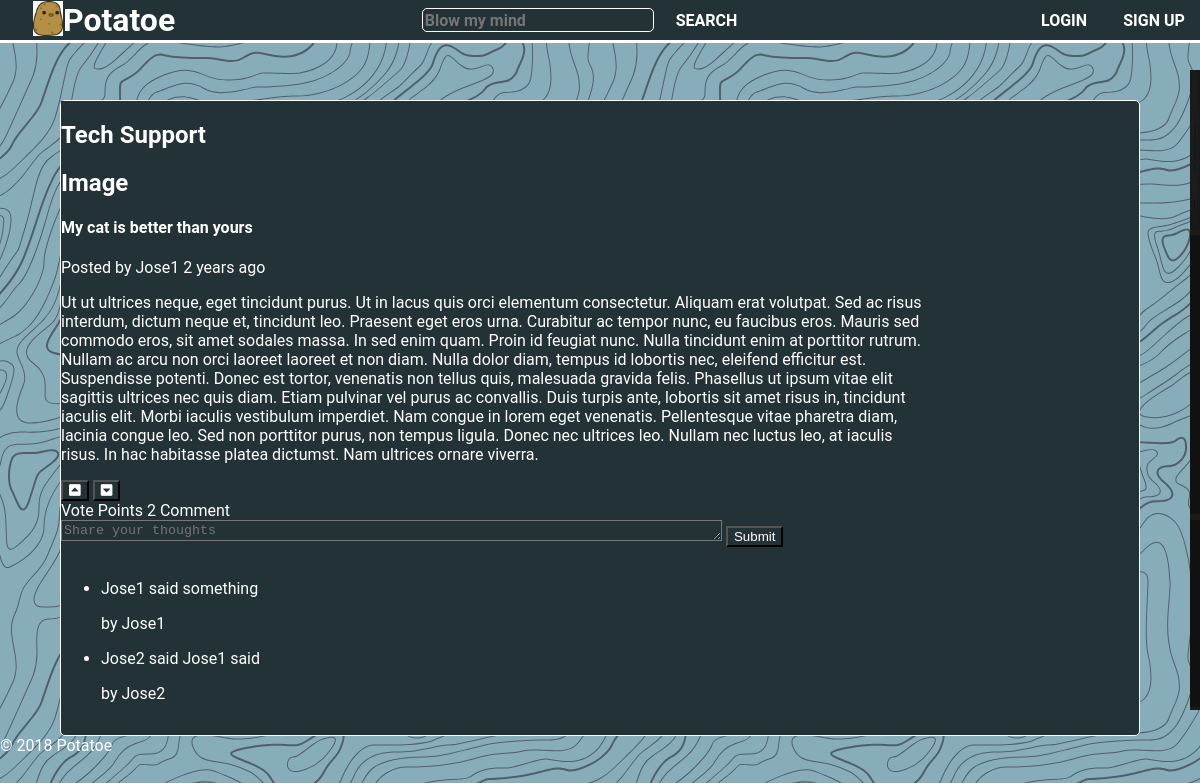
/pages/story.php?id=2, run on the app's committed database.
### tables this page shows
CREATE TABLE Story (
	id			INTEGER PRIMARY KEY
				AUTOINCREMENT,
	id_user		INTEGER REFERENCES User(id)
				NOT NULL,
	id_channel 	INTEGER REFERENCES Channel(id)
				NOT NULL,
	title 		TEXT,
	content 	TEXT,
	date_posted DATETIME,
	url			TEXT,
	n_upvotes 	INTEGER,
	n_downvotes INTEGER
);

CREATE TABLE Channel (
	id	 	INTEGER PRIMARY KEY
			AUTOINCREMENT,
	name	TEXT
);

CREATE TABLE User (
	id			INTEGER PRIMARY KEY
				AUTOINCREMENT,
	username	TEXT UNIQUE,
	password 	TEXT,
	fullname	TEXT,
	email 		TEXT,
	bio			TEXT,
	url 		VARCHAR
);

CREATE TABLE Comment (
	id			INTEGER PRIMARY KEY
				AUTOINCREMENT,
	id_story	INTEGER REFERENCES Story(id)
				NOT NULL,
	id_user		INTEGER REFERENCES User(id)
				NOT NULL,
	id_parent	INTEGER REFERENCES Comment(id),
	content 	TEXT,
	datePosted 	DATETIME,
	n_upvotes 	INTEGER,
	n_downvotes INTEGER
);

### pages/story.php (called while the page is built, shortened)
<?php
    include_once(ABSPATH . '/database/db_stories.php');
    $story = get_story_from_id($_GET['id']);
    $paragraphs = explode('\n', $story['content']);
    $comments_result = get_all_comments_from_story($_GET['id']);
    include(ABSPATH . '/templates/common/header.php');
    include(ABSPATH . '/templates/tpl_story.php');
    include(ABSPATH . '/templates/common/aside.php');
    include(ABSPATH . '/templates/common/footer.php');
?>

### database/db_stories.php (called while the page is built, shortened)
<?php
    function get_story_from_id($id_story){
        $db = Database::instance()->db();
        $stmt = $db->prepare('  SELECT Story.id AS id, name, username, title, content, date_posted
                                FROM Story, User, Channel
                                WHERE ((Story.id = ?) AND (Story.id_channel = Channel.id) AND (Story.id_user == User.id));'
                            );
        $stmt->execute(array($id_story));
        return $stmt->fetch();
    }
    function get_all_comments_from_story($id_story){
        $db = Database::instance()->db();
        $stmt = $db->prepare('SELECT Comment.id, username, content, datePosted, n_upvotes, n_downvotes
                                FROM Comment JOIN User ON Comment.id_user = User.id
                                WHERE id_story = ? and id_parent is null;');
        $stmt->execute(array($id_story));
        return $stmt->fetchAll();
    }
    function get_story_upvotes($id_story) {
        $db = Database::instance()->db();
        $stmt = $db->prepare('SELECT n_upvotes FROM Story WHERE id = ?;');
        $stmt->execute(array($id_story));
        return $stmt->fetch();
    }
    function get_story_downvotes($id_story) {
        $db = Database::instance()->db();
        $stmt = $db->prepare('SELECT n_downvotes FROM Story WHERE id = ?;');
        $stmt->execute(array($id_story));
        return $stmt->fetch();
    }
?>

### templates/tpl_story.php (the view, shortened to what this page needs)
<section id="story_content">
    <article id=<?=$story['id']?>>
        <header>
            <h2><?=$story['name']?></h2>
        </header>
        <div class="one_story_content">
            <div class="story_image">
                <h2>Image</h2>
            </div>
            <div class="story_title">
                <h1><a href="../pages/story.php?id=<?=$story['id']?>"><?=$story['title']?></a></h1>
            </div>
            <div class="story_details">
                <span id="user">Posted by <?= htmlspecialchars($story['username']) ?></span>
                <span id="date">
                    <?php   $time = strtotime($story['date_posted']);
                            $dbDate = new DateTime($story['date_posted']);
                            $currDate = new DateTime();
                            $interval = $currDate->diff($dbDate);
                            if($interval->y > 0)
                                $display_time = $interval->y. " years";
                    ?>
                    <?= $display_time. " ago" ?>
                </span>
            </div>
            <div class="story_text">
                <?php foreach ($paragraphs as $paragraph) {?>
                    <p><?= htmlspecialchars($paragraph) ?></p>
                <?php } ?>
            </div>
        </div>
        <footer>
            <span id="vote">
                <div class="voting_buttons" method="post">
                    <button type="submit" name="upvote" onclick="vote(<?=$story['id']?>, 1)" ><i class="fas fa-caret-square-up"></i></button>
                     <button type="submit" name="downvote" onclick="vote(<?=$story['id']?>, -1)" ><i class="fas fa-caret-square-down"></i></button>
                </div>
                <span id="vote_points">
                    Vote Points
                </span>
                <span class="vote_points_number">
                    <?php   $upvotes = get_story_upvotes($story['id']);
                     $downvotes = get_story_downvotes($story['id']); ?>
                     <?=intval($upvotes['n_upvotes']) -  intval($downvotes['n_downvotes'])?>
                </span>
            </span>
            <span id="comment"><a class="comments" href="story.php?id=<?=$story['id']?>#comments">Comment</a></span>
        </footer>
    </article>
    <section id="add_comment">
        <textarea name="inserted_comment" rows="1" cols="80" placeholder="Share your thoughts" required></textarea>
        <input type="submit" name="submit" value="Submit" onclick="add_first_layer_comment_js(0, <?= $story['id']?>)"/>
    </section>
    <ul id="story_comments">
        <?php foreach ($comments_result as $comment) {?>
            <li>
                <p><?= htmlspecialchars($comment['content']) ?></p>
                <p>by <?= $comment['username'] ?></p>
            </li>
        <?php } ?>
    </ul>
</section>

### css/layout.css (style rules this page uses)
body { margin: 0; width: auto !important; min-width: 650px; }
.profile_content > *, #story_content > * { width:80%; }
#story_content { margin-right: 5%; margin-left: 5%; }
.content > section { width:100%; }

### css/responsive.css (style rules this page uses)
input[type=submit] { cursor: url("../images/pikapika.png"), auto; }

### data on the page
story: id_channel.name "Tech Support", title "My cat is better than yours", id_user.username "Jose1", content "Ut ut ultrices neque, eget tincidunt purus. Ut in lacus quis orci elementum consectetur. Aliquam erat volutpat. Sed ac risus interdum, dictum neque et, tincidunt leo. Praesent eget eros urna. Curabitur ac tempor nunc, eu faucibus eros. Mauris sed commodo eros, sit amet sodales massa. In sed enim quam. Proin id feugiat nunc. Nulla tincidunt enim at porttitor rutrum. Nullam ac arcu non orci laoreet laoreet et non diam. Nulla dolor diam, tempus id lobortis nec, eleifend efficitur est. Suspendisse potenti. Donec est tortor, venenatis non tellus quis, malesuada gravida felis. Phasellus ut ipsum vitae elit sagittis ultrices nec quis diam. Etiam pulvinar vel purus ac convallis. Duis turpis ante,…", n_upvotes+n_downvotes "2"
comment: content "Jose1 said something", id_user.username "Jose1"
comment: content "Jose2 said Jose1 said", id_user.username "Jose2"
